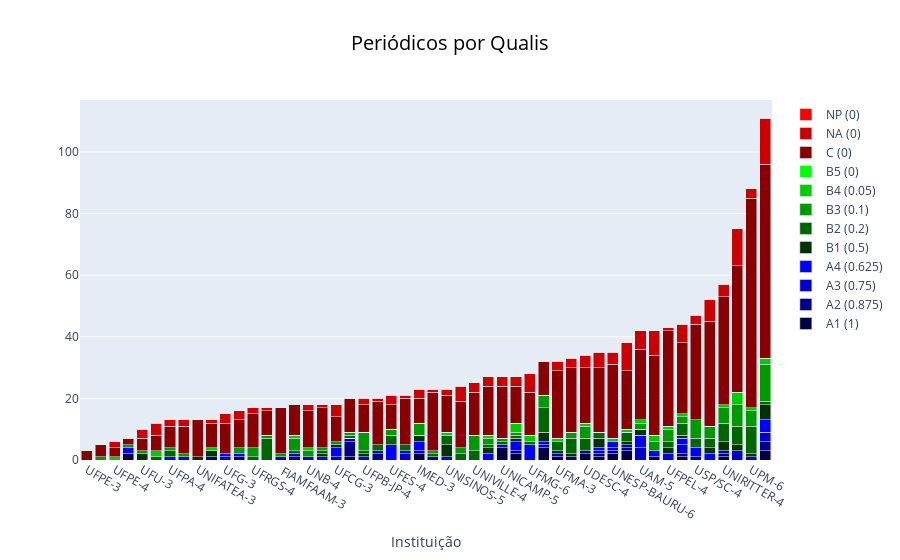

Notebook cell for this chart:
### Code cell
sorted_q = sort_data(periodicos_qualis, list_programas)

data = list()
for i in range(0, len(TIPO_QUALIS)):
    data.append(go.Bar(x=[p_quali['code'] for p_quali in sorted_q],
                       y=[p_quali[TIPO_QUALIS[i]] for p_quali in sorted_q],
                       marker_color=COLOR_QUALIS[TIPO_QUALIS[i]],
                       name=f'{TIPO_QUALIS[i]} ({PESO_QUALIS[TIPO_QUALIS[i]]})'))

title = {
    'text': 'Periódicos por Qualis',
    'x': 0.5,
    'xanchor': 'center',
    'font': {
        'color': '#000000',
        'size': 20
    }
}
layout = go.Layout(title=title, 
                   xaxis={'title': 'Instituição'},
                   barmode='stack')

fig = go.Figure(data=data, layout=layout)
py.iplot(fig)

### Figure 1 — Plotly figure (JSON) as saved in the notebook; plotly's stock layout.template omitted (floating-point values rounded to 4 significant figures)
{"data": [{"marker": {"color": "#000044"}, "name": "A1 (1)", "type": "bar", "x": ["UFPE-3", "UFV-4", "UFPE-4", "UNIFOR-3", "UFU-3", "UNB-3", "UFPA-4", "UERJ-4", "UNIFATEA-3", "UFAL-3", "UFG-3", "UFJF-4", "UFRGS-4", "UNESP-BAURU-4", " FIAMFAAM-3", "UFF-4", "UNB-4", "UEL-4", "UFCG-3", "PUC-RIO-3", "UFPB-JP-4", "PUCCAMP-5", "UFES-4", "UFRJ-4", "IMED-3", "UFC-3", "UNISINOS-5", "UFRN-4", "UNIVILLE-4", "UFRJ-6", "UNICAMP-5", "UEMG-5", "UFMG-6", "UNISINOS-4", "UFMA-3", "USJT-4", "UDESC-4", "PUC-RIO-5", "UNESP-BAURU-6", "UFRGS-5", "UAM-5", "UFPR-4", "UFPEL-4", "UFRJ-5", "USP/SC-4", "UFBA-4", "UNIRITTER-4", "UFSC-5", "UPM-6", "USP-4"], "y": [0, 0, 0, 2, 0, 0, 0, 0, 0, 0, 0, 1, 0, 0, 0, 0, 0, 0, 0, 1, 0, 0, 0, 0, 2, 0, 0, 0, 0, 0, 4, 2, 0, 4, 1, 0, 2, 1, 2, 3, 0, 1, 0, 1, 0, 0, 1, 0, 0, 3]}, {"marker": {"color": "#000088"}, "name": "A2 (0.875)", "type": "bar", "x": ["UFPE-3", "UFV-4", "UFPE-4", "UNIFOR-3", "UFU-3", "UNB-3", "UFPA-4", "UERJ-4", "UNIFATEA-3", "UFAL-3", "UFG-3", "UFJF-4", "UFRGS-4", "UNESP-BAURU-4", " FIAMFAAM-3", "UFF-4", "UNB-4", "UEL-4", "UFCG-3", "PUC-RIO-3", "UFPB-JP-4", "PUCCAMP-5", "UFES-4", "UFRJ-4", "IMED-3", "UFC-3", "UNISINOS-5", "UFRN-4", "UNIVILLE-4", "UFRJ-6", "UNICAMP-5", "UEMG-5", "UFMG-6", "UNISINOS-4", "UFMA-3", "USJT-4", "UDESC-4", "PUC-RIO-5", "UNESP-BAURU-6", "UFRGS-5", "UAM-5", "UFPR-4", "UFPEL-4", "UFRJ-5", "USP/SC-4", "UFBA-4", "UNIRITTER-4", "UFSC-5", "UPM-6", "USP-4"], "y": [0, 0, 0, 0, 0, 0, 0, 0, 0, 1, 0, 0, 0, 0, 0, 1, 0, 0, 0, 5, 0, 2, 0, 0, 0, 1, 0, 0, 0, 0, 0, 1, 0, 0, 0, 1, 1, 1, 1, 1, 0, 0, 0, 1, 1, 0, 1, 0, 0, 3]}, {"marker": {"color": "#0000CC"}, "name": "A3 (0.75)", "type": "bar", "x": ["UFPE-3", "UFV-4", "UFPE-4", "UNIFOR-3", "UFU-3", "UNB-3", "UFPA-4", "UERJ-4", "UNIFATEA-3", "UFAL-3", "UFG-3", "UFJF-4", "UFRGS-4", "UNESP-BAURU-4", " FIAMFAAM-3", "UFF-4", "UNB-4", "UEL-4", "UFCG-3", "PUC-RIO-3", "UFPB-JP-4", "PUCCAMP-5", "UFES-4", "UFRJ-4", "IMED-3", "UFC-3", "UNISINOS-5", "UFRN-4", "UNIVILLE-4", "UFRJ-6", "UNICAMP-5", "UEMG-5", "UFMG-6", "UNISINOS-4", "UFMA-3", "USJT-4", "UDESC-4", "PUC-RIO-5", "UNESP-BAURU-6", "UFRGS-5", "UAM-5", "UFPR-4", "UFPEL-4", "UFRJ-5", "USP/SC-4", "UFBA-4", "UNIRITTER-4", "UFSC-5", "UPM-6", "USP-4"], "y": [0, 0, 0, 0, 0, 0, 0, 0, 0, 0, 1, 0, 0, 0, 1, 1, 0, 0, 1, 1, 0, 1, 0, 2, 1, 0, 0, 0, 0, 0, 1, 0, 0, 1, 1, 0, 0, 1, 1, 1, 4, 0, 0, 3, 0, 0, 1, 3, 1, 3]}, {"marker": {"color": "#0000FF"}, "name": "A4 (0.625)", "type": "bar", "x": ["UFPE-3", "UFV-4", "UFPE-4", "UNIFOR-3", "UFU-3", "UNB-3", "UFPA-4", "UERJ-4", "UNIFATEA-3", "UFAL-3", "UFG-3", "UFJF-4", "UFRGS-4", "UNESP-BAURU-4", " FIAMFAAM-3", "UFF-4", "UNB-4", "UEL-4", "UFCG-3", "PUC-RIO-3", "UFPB-JP-4", "PUCCAMP-5", "UFES-4", "UFRJ-4", "IMED-3", "UFC-3", "UNISINOS-5", "UFRN-4", "UNIVILLE-4", "UFRJ-6", "UNICAMP-5", "UEMG-5", "UFMG-6", "UNISINOS-4", "UFMA-3", "USJT-4", "UDESC-4", "PUC-RIO-5", "UNESP-BAURU-6", "UFRGS-5", "UAM-5", "UFPR-4", "UFPEL-4", "UFRJ-5", "USP/SC-4", "UFBA-4", "UNIRITTER-4", "UFSC-5", "UPM-6", "USP-4"], "y": [0, 0, 0, 2, 0, 0, 1, 1, 0, 0, 1, 1, 0, 0, 0, 0, 1, 1, 3, 0, 1, 0, 5, 1, 3, 0, 1, 0, 0, 2, 0, 3, 5, 1, 0, 0, 0, 1, 2, 0, 4, 2, 2, 2, 3, 2, 0, 0, 0, 4]}, {"marker": {"color": "#003300"}, "name": "B1 (0.5)", "type": "bar", "x": ["UFPE-3", "UFV-4", "UFPE-4", "UNIFOR-3", "UFU-3", "UNB-3", "UFPA-4", "UERJ-4", "UNIFATEA-3", "UFAL-3", "UFG-3", "UFJF-4", "UFRGS-4", "UNESP-BAURU-4", " FIAMFAAM-3", "UFF-4", "UNB-4", "UEL-4", "UFCG-3", "PUC-RIO-3", "UFPB-JP-4", "PUCCAMP-5", "UFES-4", "UFRJ-4", "IMED-3", "UFC-3", "UNISINOS-5", "UFRN-4", "UNIVILLE-4", "UFRJ-6", "UNICAMP-5", "UEMG-5", "UFMG-6", "UNISINOS-4", "UFMA-3", "USJT-4", "UDESC-4", "PUC-RIO-5", "UNESP-BAURU-6", "UFRGS-5", "UAM-5", "UFPR-4", "UFPEL-4", "UFRJ-5", "USP/SC-4", "UFBA-4", "UNIRITTER-4", "UFSC-5", "UPM-6", "USP-4"], "y": [0, 0, 0, 0, 2, 0, 0, 0, 1, 2, 0, 0, 0, 0, 0, 0, 0, 1, 1, 0, 1, 0, 0, 0, 2, 0, 4, 0, 0, 2, 0, 1, 0, 3, 1, 1, 0, 3, 0, 1, 2, 0, 2, 1, 0, 2, 3, 2, 1, 5]}, {"marker": {"color": "#006600"}, "name": "B2 (0.2)", "type": "bar", "x": ["UFPE-3", "UFV-4", "UFPE-4", "UNIFOR-3", "UFU-3", "UNB-3", "UFPA-4", "UERJ-4", "UNIFATEA-3", "UFAL-3", "UFG-3", "UFJF-4", "UFRGS-4", "UNESP-BAURU-4", " FIAMFAAM-3", "UFF-4", "UNB-4", "UEL-4", "UFCG-3", "PUC-RIO-3", "UFPB-JP-4", "PUCCAMP-5", "UFES-4", "UFRJ-4", "IMED-3", "UFC-3", "UNISINOS-5", "UFRN-4", "UNIVILLE-4", "UFRJ-6", "UNICAMP-5", "UEMG-5", "UFMG-6", "UNISINOS-4", "UFMA-3", "USJT-4", "UDESC-4", "PUC-RIO-5", "UNESP-BAURU-6", "UFRGS-5", "UAM-5", "UFPR-4", "UFPEL-4", "UFRJ-5", "USP/SC-4", "UFBA-4", "UNIRITTER-4", "UFSC-5", "UPM-6", "USP-4"], "y": [0, 0, 0, 0, 0, 1, 2, 0, 0, 0, 0, 0, 1, 7, 0, 1, 0, 1, 0, 1, 1, 2, 3, 2, 0, 1, 3, 2, 3, 1, 1, 1, 1, 8, 3, 5, 4, 2, 0, 3, 0, 0, 2, 4, 3, 3, 6, 6, 9, 1]}, {"marker": {"color": "#009900"}, "name": "B3 (0.1)", "type": "bar", "x": ["UFPE-3", "UFV-4", "UFPE-4", "UNIFOR-3", "UFU-3", "UNB-3", "UFPA-4", "UERJ-4", "UNIFATEA-3", "UFAL-3", "UFG-3", "UFJF-4", "UFRGS-4", "UNESP-BAURU-4", " FIAMFAAM-3", "UFF-4", "UNB-4", "UEL-4", "UFCG-3", "PUC-RIO-3", "UFPB-JP-4", "PUCCAMP-5", "UFES-4", "UFRJ-4", "IMED-3", "UFC-3", "UNISINOS-5", "UFRN-4", "UNIVILLE-4", "UFRJ-6", "UNICAMP-5", "UEMG-5", "UFMG-6", "UNISINOS-4", "UFMA-3", "USJT-4", "UDESC-4", "PUC-RIO-5", "UNESP-BAURU-6", "UFRGS-5", "UAM-5", "UFPR-4", "UFPEL-4", "UFRJ-5", "USP/SC-4", "UFBA-4", "UNIRITTER-4", "UFSC-5", "UPM-6", "USP-4"], "y": [0, 1, 0, 1, 1, 0, 1, 1, 0, 0, 0, 2, 3, 1, 1, 4, 2, 1, 1, 1, 6, 0, 2, 0, 4, 1, 0, 2, 5, 2, 1, 1, 0, 4, 0, 2, 4, 0, 0, 0, 2, 3, 4, 2, 6, 4, 5, 7, 5, 12]}, {"marker": {"color": "#00CC00"}, "name": "B4 (0.05)", "type": "bar", "x": ["UFPE-3", "UFV-4", "UFPE-4", "UNIFOR-3", "UFU-3", "UNB-3", "UFPA-4", "UERJ-4", "UNIFATEA-3", "UFAL-3", "UFG-3", "UFJF-4", "UFRGS-4", "UNESP-BAURU-4", " FIAMFAAM-3", "UFF-4", "UNB-4", "UEL-4", "UFCG-3", "PUC-RIO-3", "UFPB-JP-4", "PUCCAMP-5", "UFES-4", "UFRJ-4", "IMED-3", "UFC-3", "UNISINOS-5", "UFRN-4", "UNIVILLE-4", "UFRJ-6", "UNICAMP-5", "UEMG-5", "UFMG-6", "UNISINOS-4", "UFMA-3", "USJT-4", "UDESC-4", "PUC-RIO-5", "UNESP-BAURU-6", "UFRGS-5", "UAM-5", "UFPR-4", "UFPEL-4", "UFRJ-5", "USP/SC-4", "UFBA-4", "UNIRITTER-4", "UFSC-5", "UPM-6", "USP-4"], "y": [0, 0, 1, 0, 0, 2, 0, 0, 0, 1, 0, 0, 0, 0, 0, 1, 1, 0, 0, 0, 0, 0, 0, 0, 0, 0, 1, 0, 0, 1, 0, 3, 2, 0, 1, 0, 1, 0, 1, 1, 1, 2, 1, 1, 0, 0, 1, 4, 1, 2]}, {"marker": {"color": "#00FF00"}, "name": "B5 (0)", "type": "bar", "x": ["UFPE-3", "UFV-4", "UFPE-4", "UNIFOR-3", "UFU-3", "UNB-3", "UFPA-4", "UERJ-4", "UNIFATEA-3", "UFAL-3", "UFG-3", "UFJF-4", "UFRGS-4", "UNESP-BAURU-4", " FIAMFAAM-3", "UFF-4", "UNB-4", "UEL-4", "UFCG-3", "PUC-RIO-3", "UFPB-JP-4", "PUCCAMP-5", "UFES-4", "UFRJ-4", "IMED-3", "UFC-3", "UNISINOS-5", "UFRN-4", "UNIVILLE-4", "UFRJ-6", "UNICAMP-5", "UEMG-5", "UFMG-6", "UNISINOS-4", "UFMA-3", "USJT-4", "UDESC-4", "PUC-RIO-5", "UNESP-BAURU-6", "UFRGS-5", "UAM-5", "UFPR-4", "UFPEL-4", "UFRJ-5", "USP/SC-4", "UFBA-4", "UNIRITTER-4", "UFSC-5", "UPM-6", "USP-4"], "y": [0, 0, 0, 0, 0, 0, 0, 0, 0, 0, 0, 0, 0, 0, 0, 0, 0, 0, 0, 0, 0, 0, 0, 0, 0, 0, 0, 0, 0, 0, 0, 0, 0, 0, 0, 0, 0, 0, 0, 0, 0, 0, 0, 0, 0, 0, 0, 0, 0, 0]}, {"marker": {"color": "#880000"}, "name": "C (0)", "type": "bar", "x": ["UFPE-3", "UFV-4", "UFPE-4", "UNIFOR-3", "UFU-3", "UNB-3", "UFPA-4", "UERJ-4", "UNIFATEA-3", "UFAL-3", "UFG-3", "UFJF-4", "UFRGS-4", "UNESP-BAURU-4", " FIAMFAAM-3", "UFF-4", "UNB-4", "UEL-4", "UFCG-3", "PUC-RIO-3", "UFPB-JP-4", "PUCCAMP-5", "UFES-4", "UFRJ-4", "IMED-3", "UFC-3", "UNISINOS-5", "UFRN-4", "UNIVILLE-4", "UFRJ-6", "UNICAMP-5", "UEMG-5", "UFMG-6", "UNISINOS-4", "UFMA-3", "USJT-4", "UDESC-4", "PUC-RIO-5", "UNESP-BAURU-6", "UFRGS-5", "UAM-5", "UFPR-4", "UFPEL-4", "UFRJ-5", "USP/SC-4", "UFBA-4", "UNIRITTER-4", "UFSC-5", "UPM-6", "USP-4"], "y": [3, 4, 3, 2, 4, 5, 7, 9, 12, 8, 10, 9, 11, 8, 15, 10, 12, 13, 8, 11, 9, 14, 8, 15, 8, 19, 12, 15, 14, 16, 17, 12, 14, 11, 22, 21, 18, 21, 24, 19, 23, 26, 31, 23, 31, 34, 35, 41, 68, 63]}, {"marker": {"color": "#CC0000"}, "name": "NA (0)", "type": "bar", "x": ["UFPE-3", "UFV-4", "UFPE-4", "UNIFOR-3", "UFU-3", "UNB-3", "UFPA-4", "UERJ-4", "UNIFATEA-3", "UFAL-3", "UFG-3", "UFJF-4", "UFRGS-4", "UNESP-BAURU-4", " FIAMFAAM-3", "UFF-4", "UNB-4", "UEL-4", "UFCG-3", "PUC-RIO-3", "UFPB-JP-4", "PUCCAMP-5", "UFES-4", "UFRJ-4", "IMED-3", "UFC-3", "UNISINOS-5", "UFRN-4", "UNIVILLE-4", "UFRJ-6", "UNICAMP-5", "UEMG-5", "UFMG-6", "UNISINOS-4", "UFMA-3", "USJT-4", "UDESC-4", "PUC-RIO-5", "UNESP-BAURU-6", "UFRGS-5", "UAM-5", "UFPR-4", "UFPEL-4", "UFRJ-5", "USP/SC-4", "UFBA-4", "UNIRITTER-4", "UFSC-5", "UPM-6", "USP-4"], "y": [0, 0, 2, 0, 3, 4, 2, 2, 0, 1, 3, 3, 2, 1, 0, 0, 2, 1, 4, 0, 2, 1, 3, 1, 3, 1, 2, 5, 3, 3, 3, 3, 6, 0, 3, 3, 4, 5, 4, 9, 6, 8, 1, 6, 3, 7, 4, 12, 3, 15]}, {"marker": {"color": "#FF0000"}, "name": "NP (0)", "type": "bar", "x": ["UFPE-3", "UFV-4", "UFPE-4", "UNIFOR-3", "UFU-3", "UNB-3", "UFPA-4", "UERJ-4", "UNIFATEA-3", "UFAL-3", "UFG-3", "UFJF-4", "UFRGS-4", "UNESP-BAURU-4", " FIAMFAAM-3", "UFF-4", "UNB-4", "UEL-4", "UFCG-3", "PUC-RIO-3", "UFPB-JP-4", "PUCCAMP-5", "UFES-4", "UFRJ-4", "IMED-3", "UFC-3", "UNISINOS-5", "UFRN-4", "UNIVILLE-4", "UFRJ-6", "UNICAMP-5", "UEMG-5", "UFMG-6", "UNISINOS-4", "UFMA-3", "USJT-4", "UDESC-4", "PUC-RIO-5", "UNESP-BAURU-6", "UFRGS-5", "UAM-5", "UFPR-4", "UFPEL-4", "UFRJ-5", "USP/SC-4", "UFBA-4", "UNIRITTER-4", "UFSC-5", "UPM-6", "USP-4"], "y": [0, 0, 0, 0, 0, 0, 0, 0, 0, 0, 0, 0, 0, 0, 0, 0, 0, 0, 0, 0, 0, 0, 0, 0, 0, 0, 0, 0, 0, 0, 0, 0, 0, 0, 0, 0, 0, 0, 0, 0, 0, 0, 0, 0, 0, 0, 0, 0, 0, 0]}], "layout": {"barmode": "stack", "title": {"font": {"color": "#000000", "size": 20}, "text": "Periódicos por Qualis", "x": 0.5, "xanchor": "center"}, "xaxis": {"title": {"text": "Instituição"}}}}
